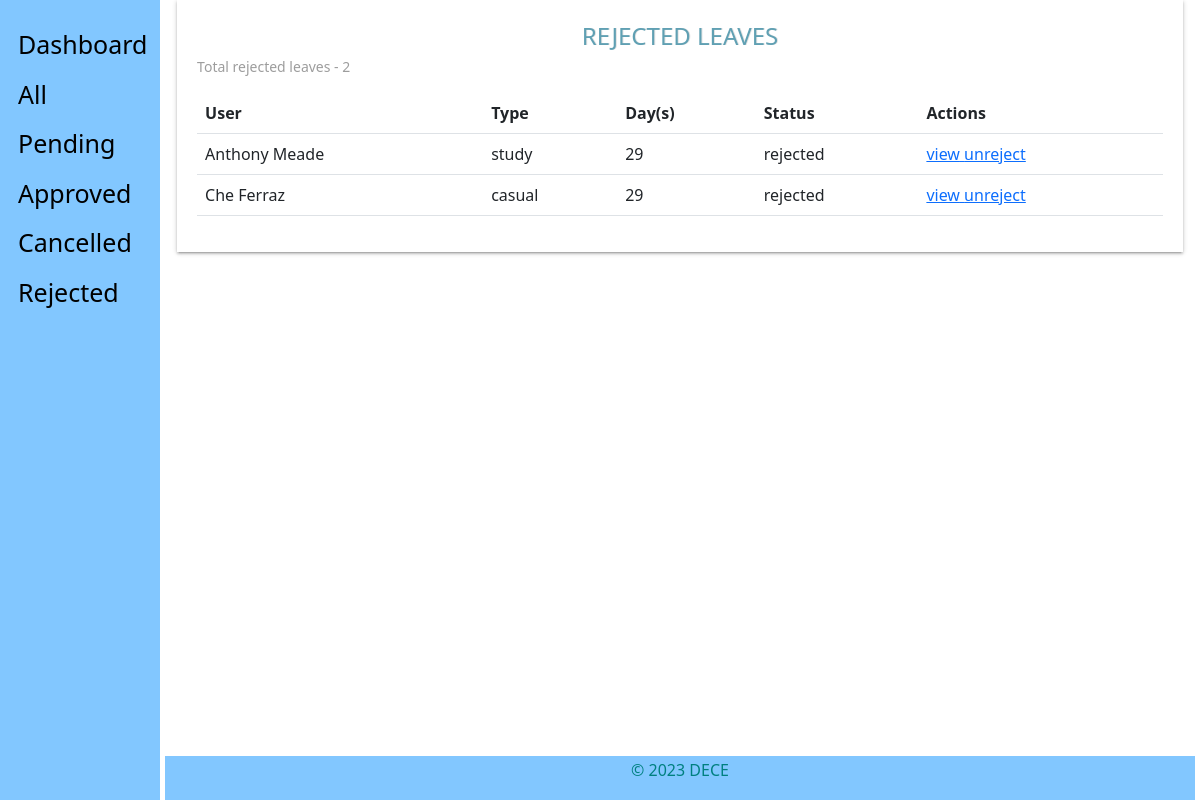
The page /admin_view/leaves/rejected/ (signed in) on the database as committed earlier.
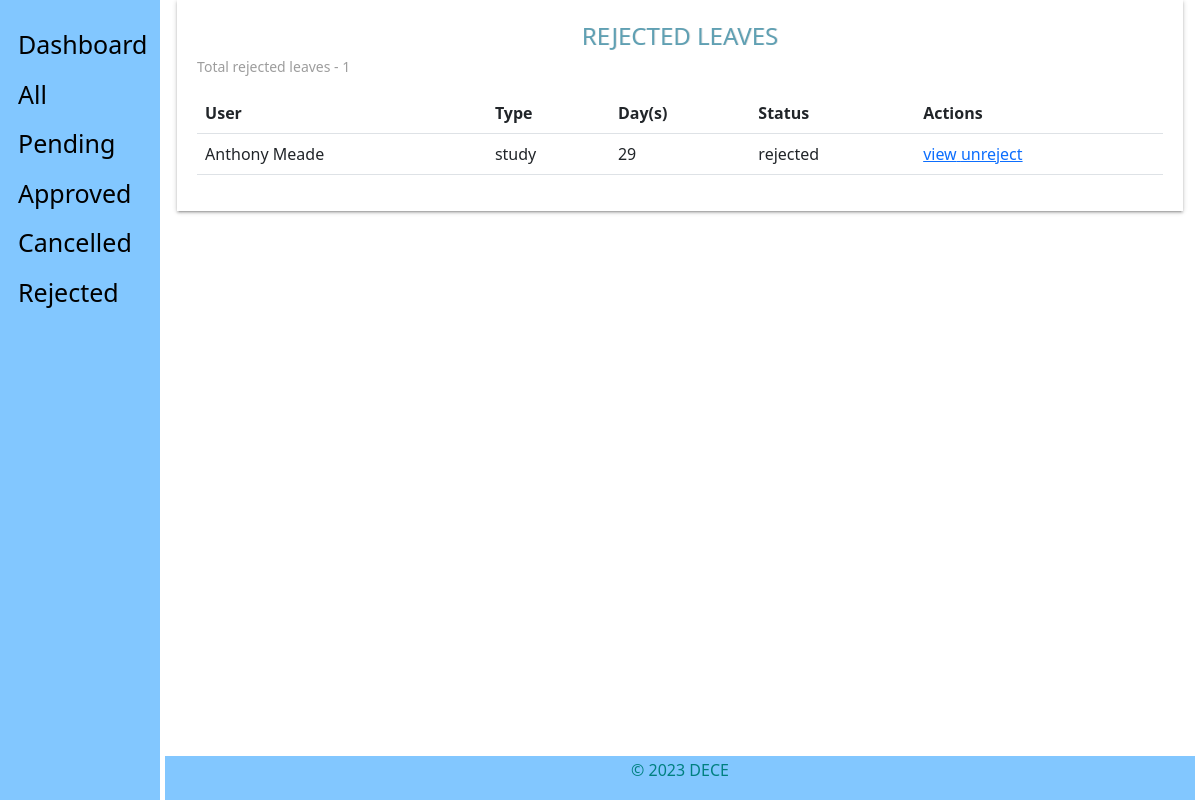
The same page on the database as committed later.
### staff_app/models.py (models this page shows, shortened)
class Leave(models.Model):
    SICK = 'sick'
    CASUAL = 'casual'
    EMERGENCY = 'emergency'
    STUDY = 'study'
    LEAVE_TYPE = (
        (SICK, 'Sick Leave'),
        (CASUAL, 'Casual Leave'),
        (EMERGENCY, 'Emergency Leave'),
        (STUDY, 'Study Leave'),
    )
    DAYS = 30
    user = models.ForeignKey(CustomUser, on_delete=models.CASCADE, default=1)
    startdate = models.DateField(verbose_name=_(
        'Start Date'), help_text='leave start date is on ..', null=True, blank=False)
    enddate = models.DateField(verbose_name=_(
        'End Date'), help_text='coming back on ...', null=True, blank=False)
    leavetype = models.CharField(
        choices=LEAVE_TYPE, max_length=25, default=SICK, null=True, blank=False)
    reason = models.CharField(verbose_name=_('Reason for Leave'), max_length=255,
                              help_text='add additional information for leave', null=True, blank=True)
    defaultdays = models.PositiveIntegerField(verbose_name=_(
        'Leave days per year counter'), default=DAYS, null=True, blank=True)
    status = models.CharField(max_length=12, default='pending')
    is_approved = models.BooleanField(default=False)  # hide
    updated = models.DateTimeField(auto_now=True, auto_now_add=False)
    created = models.DateTimeField(auto_now=False, auto_now_add=True)
    objects = LeaveManager()
    class Meta:
        verbose_name = _('Leave')
        verbose_name_plural = _('Leaves')
        ordering = ['-created']  # recent objects
    @ property
    def leave_days(self):
        days_count = ''
        startdate = self.startdate
        enddate = self.enddate
        if startdate > enddate:
            return
        dates = (enddate - startdate)
        return dates.days
    @ property
    def is_rejected(self):
        return self.status == 'rejected'
    @ property
    def get_full_name(self):
        user = self.user
        firstname = self.user.first_name
        lastname = self.user.last_name
        fullname = firstname+' '+lastname
        return fullname

### hris_app/models.py (models this page shows)
class CustomUser (AbstractUser):
    ADMINISTRATOR = '1'
    STAFF = '2'
    EMAIL_TO_USER_TYPE_MAP = {
        'administrator': ADMINISTRATOR,
        'staff': STAFF
    }
    user_type_data = ((ADMINISTRATOR, "Administrator"), (STAFF, "Staff"))
    user_type = models.CharField(
        default=1,
        choices=user_type_data,
        max_length=20
    )

### admin_app/views.py (the view)
# urls.py: path('leaves/rejected/', views.leave_rejected_list, name='leaves-rejected'),
def leave_rejected_list(request):
    if not (request.user.is_authenticated and request.user.is_superuser):
        return redirect('hris:home')
    dataset = dict()
    leave = Leave.objects.all_rejected_leaves()
    dataset['leave_list_rejected'] = leave
    return render(request, 'admin/leaves_rejected.html', dataset)

### admin_app/managers.py (called while the page is built)
    def all_rejected_leaves(self):
        return super().get_queryset().filter(status='rejected').order_by('-created')

### templates/admin/leaves_rejected.html (shortened to what this page needs)
{% extends 'base_leave.html' %}
{% load static %}
{% block content %}
        <section class="content">
            <section class="container-fluid">
                	<div class="table-responsive table-shadow">
                		<div class="text-center table-description">
                			<h4 class="title-h3" style="color: #60a0b3 !important;
    						text-shadow: 1px 0px rgba(0,0,0,0.11)">REJECTED LEAVES</h4>
                		</div>
                		<section class="total-leaves-count">
                			{% if leave_list_rejected %}
                			<p>Total rejected leaves - <span>{{ leave_list_rejected.count }}</span></p>
                			{% endif %}
                		</section>
                		<table class="table">
							  <thead>
							    <tr>
							      <th scope="col">User</th>
							      <th scope="col">Type</th>
							      <th scope="col">Day(s)</th>
							      <th scope="col">Status</th>
							      <th scope="col">Actions</th>
							    </tr>
							  </thead>
							  <tbody>
							  	{% for leave in leave_list_rejected %}
							    <tr>
							      <td>{{ leave.get_full_name }}</td>
							      <td>{{ leave.leavetype}}</td>
							      <td>{{ leave.leave_days }}</td>
							      <td>{{ leave.status }}</td>
							      <td>
							      	<a href="{% url 'admin_app:leave-employee' leave.id %}">
							      	    <span>view</span>
							      	</a>
							      	{% if leave.is_rejected %}
							      		<a href="{% url 'admin_app:leave-unreject' leave.id %}">unreject</a>
							      	{% endif %}
							      </td>
							    </tr>
							    {% endfor %}
							  </tbody>
						</table>
					</div>
            </section>
        </section>
 {% endblock %}

Rows that differ between the two databases and show on the page:
no longer on this page (row edited): Leave: get_full_name "Che Ferraz", leavetype "casual", leave_days "29", status "rejected", shows "unreject"
Other text that changed with them:
{{ leave_list_rejected.count }}: "2" → "1"
